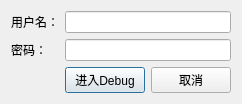
<?xml version="1.0" encoding="UTF-8"?>
<ui version="4.0">
 <class>DebugLoginDialog</class>
 <widget class="QDialog" name="DebugLoginDialog">
  <property name="geometry">
   <rect>
    <x>0</x>
    <y>0</y>
    <width>230</width>
    <height>95</height>
   </rect>
  </property>
  <property name="maximumSize">
   <size>
    <width>230</width>
    <height>95</height>
   </size>
  </property>
  <property name="windowTitle">
   <string>Debug模式登录</string>
  </property>
  <layout class="QGridLayout" name="gridLayout">
   <item row="0" column="0">
    <widget class="QLabel" name="label_UserID">
     <property name="text">
      <string>用户名：</string>
     </property>
    </widget>
   </item>
   <item row="0" column="1">
    <widget class="QLineEdit" name="lineEdit_UserID"/>
   </item>
   <item row="1" column="0">
    <widget class="QLabel" name="label_PWD">
     <property name="text">
      <string>密码：</string>
     </property>
    </widget>
   </item>
   <item row="1" column="1">
    <widget class="QLineEdit" name="lineEdit_PWD">
     <property name="echoMode">
      <enum>QLineEdit::Password</enum>
     </property>
    </widget>
   </item>
   <item row="2" column="1">
    <layout class="QHBoxLayout" name="horizontalLayout">
     <item>
      <widget class="QPushButton" name="pushButton_Login">
       <property name="text">
        <string>进入Debug</string>
       </property>
      </widget>
     </item>
     <item>
      <widget class="QPushButton" name="pushButton_Cancel">
       <property name="text">
        <string>取消</string>
       </property>
      </widget>
     </item>
    </layout>
   </item>
  </layout>
 </widget>
 <resources/>
 <connections/>
</ui>
